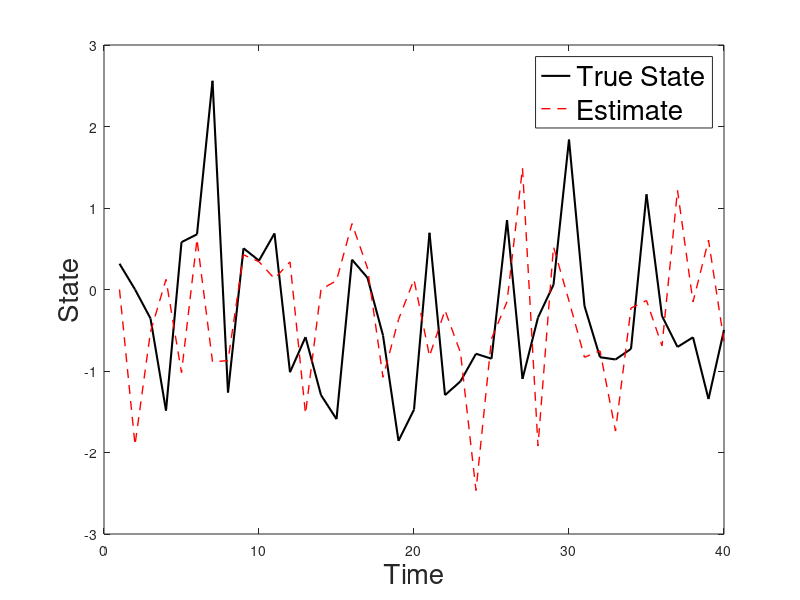

Write the MATLAB code that produced this figure.
clear all
close all
clc

% TWO STAGE PARTICLE FILTER__________________________________________
% SSM:
% x(t) = C*g( x(t-1) ) + Gaussian noise
% y(t) = H*exp( x(t)/2 ) + Gaussian noise


% Create data
% Time series length
T = 40;

% State dimension
dx = 40;
dy = 20;
dk = 10;

% State, Observation, and Proposal noise
var_x = 1;
var_y = 0.1;
var = 1;

% State and observation coeff
C = unifrnd(-0.1, 0.1, dx,dx);
H = unifrnd(-2, 2, dy, dx);

for j = 1:dx
    idx = setdiff(datasample(1:dx, round(0.3*dx)), j);
    C(j,idx) = 0;
end

for j=1:dy
    idx = setdiff(datasample(1:dx, round(0.1*dx)), j);
    H(j,idx) = 0;
end

% State transition and observation functions
g = @(x) 1./(1 + exp(-x));
%h = @(x) exp(-0.5*x);
h = @(x) x;

% Initialize arrays for true state x and observation y
x = zeros(dx, T);
y = zeros(dy, T);
x(:,1) = rand(dx,1);

% Time series data
for t = 2:T
    x(:,t) = C*g(x(:,t-1)) + mvnrnd(zeros(1,dx), var_x*eye(dx))';
    y(:,t) = H*h(x(:,t)) + mvnrnd(zeros(1,dy), var_y*eye(dy))';
end

% TPF settings
M = 500;
beta = 0.2;

% Initialize 
x_particles = rand(dx,M);
x_old = x_particles;
x_est = zeros(dx, T);

for t=2:T

    % FIRST STAGE
    % Propose iniital particles based on model transition
    for m = 1:M
        tr_mean(:,m) = C*g(x_old(:,m));
        x_particles(:,m) = mvnrnd(tr_mean(:,m), var_x*eye(dx))';
    end

    x_predicted = mean(x_particles,2);
    states_idx = 1:dx;

    % Modify proposal
    for j = 1:dy

        % Sample coupled particles
        if (length(states_idx) >= dk)
            k = datasample(states_idx, dk);
        else
            k = states_idx;
        end


        for m = 1:M
            x_predicted(k) = x_particles(k,m);
            % Compute likelihood
            ln_p(m) = - 0.5*log(2*pi*var_y) - (0.5/var_y)*(y(j,t) - H(j,:)*h(x_predicted) ).^2;
        end       
        p = exp(ln_p - max(ln_p));

        % Find max
        if (length(find(p == max(p))) ~= 1)
            m_star(j) = datasample(1:M, 1);
        else
            m_star(j) = find(p == max(p));
        end

        % Form proposed mean from particles with ML
        x_predicted(k) = x_particles(k, m_star(j));
        states_idx = setdiff(states_idx, k);
    end   

    % SECOND STAGE
    % Propose new particles
    for m = 1:M
        % New mean
        new_mean = beta*x_predicted + (1 - beta)*tr_mean(:,m);
        new_var = beta^2*var_x + (1- beta)^2*var;
        x_particles(:,m) = mvnrnd(new_mean, new_var*eye(dx))';

        ln_l(m) = - 0.5*dx*log(2*pi*var_y) - (0.5/var_y)*sum( (y(:,t) - H*h(x_particles(:,m)) ).^2 ) ;
        ln_t(m) = - 0.5*dx*log(2*pi*var_x) - (0.5/var_x)*sum( (x_particles(:,m) - tr_mean(:,m) ).^2 ) ;
        ln_q(m) = - 0.5*dx*log(2*pi*new_var) - (0.5/new_var)*sum( (x_particles(:,m) - new_mean ).^2 ) ;  

        ln_w(m) = ln_l(m) + ln_t(m) - ln_q(m);
    end

    w = exp(ln_w - max(ln_w));
    w = w./sum(w);


    % Resample
    idx = datasample(1:M, M, 'Weights',w);

    % Set new particles
    x_particles = x_particles(:,idx);
    x_old = x_particles;
    x_est(:,t) = mean(x_particles,2);


end

mse = (sum(sum( (x_est - x).^2 ))/(dx*T))

% Plot trajectory of random state
j = datasample(1:dx, 1);
plot(x(j,:), 'k', 'LineWidth',1.5)
hold on
plot(x_est(j,:), 'r', 'LineStyle','--', 'LineWidth',1)
xlabel('Time', 'FontSize',20)
ylabel('State', 'FontSize',20)
legend('True State', 'Estimate', 'FontSize', 20)













